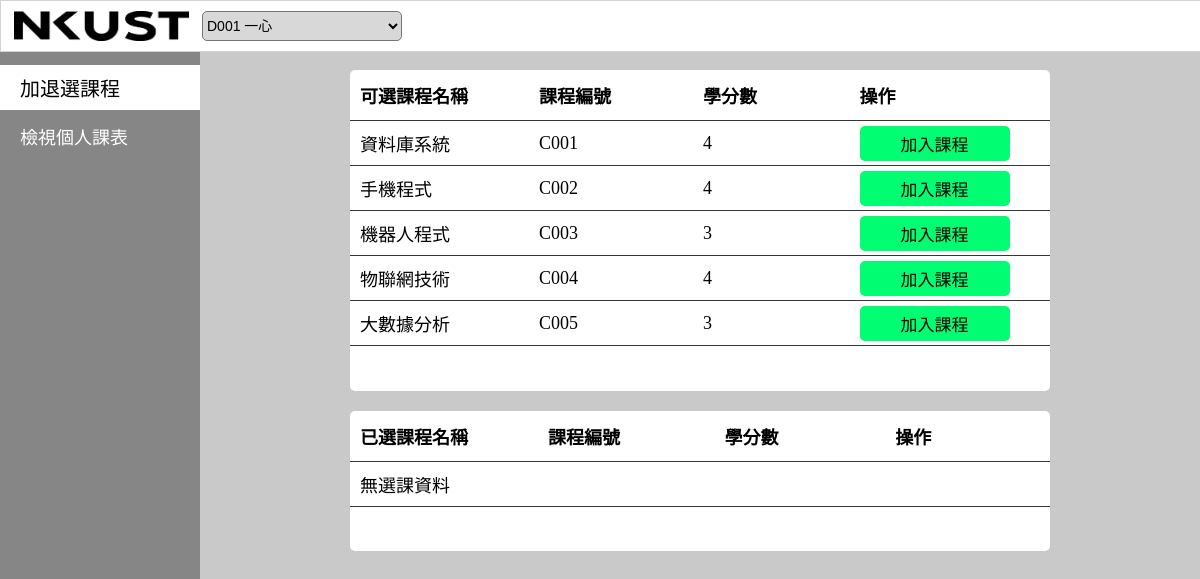
The app's page /student/chose_course.php with its own data.
### tables this page shows
CREATE TABLE `course` (
  `id` char(4) NOT NULL,
  `name` char(10) NOT NULL,
  `credits` int(11) DEFAULT NULL
);

### data_object/course.php (called while the page is built, shortened)
<?php
class course extends mysql_conn
{
    private static $table = "course";
    public function get_unselect($selected_course){
        try{
            $table = $this::$table;
            $in_array = implode("', '", $selected_course);
            $sql = $this::$conn -> prepare("SELECT * FROM $table WHERE id not in ('$in_array')");
            $sql -> execute();
            return $sql -> fetchAll();
        }catch(PDOException $e){
            return $e -> getMessage();
        }
    }
}
?>

### data_object/course_log.php (called while the page is built, shortened)
<?php
class course_log extends mysql_conn
{
    private static $table = 'course_log';
    public function get_by_student_id($id){
        try{
            $table = $this::$table;
            $data = $this::$conn -> query("SELECT * FROM $table WHERE student_id = '".$id."'");
            return $data -> fetchAll();
        }catch (PDOException $e){
            return $e -> getMessage();
        }
    }
}
?>

### student/chose_course.php (the view, shortened to what this page needs)
<html>
    <head>
        <?php
            include (__DIR__."/../head.php");
        ?>
    </head>
    <body>
        <?php
            include (__DIR__."/common_file/topbar.php");
        ?>
        <div class = "content">
        <table class = "course_info">
                <thead>
                    <tr>
                        <th>可選課程名稱</th>
                        <th>課程編號</th>
                        <th>學分數</th>
                        <th>操作</th>
                    </tr>
                </thead>
                <tbody>
                    <?php
                        include_once __DIR__."/../data_object/course.php";
                        include_once __DIR__."/../data_object/course_log.php";
                        $course = new course();
                        $course_log = new course_log();
                        $selected_id = [];
                        $unselect_course = $course -> get_unselect($selected_id);
                        if ($unselect_course == []){
                            echo "<tr>";
                            echo "<td>已無可選課程</td>";
                            echo "<td></td>";
                            echo "<td></td>";
                            echo "<td></td>";
                            echo "</tr>";
                        }else{
                            foreach($unselect_course as $course_data){
                                echo "<tr>";
                                echo "<td>".$course_data['name']."</td>";
                                echo "<td>".$course_data['id']."</td>";
                                echo "<td>".$course_data['credits']."</td>";
                                echo "<td><button class = 'course success' onclick=\"add_course_log('".$_GET["id"]."', '".str_replace(' ', '', $course_data["id"])."')\">加入課程</button></td>";
                                echo "</tr>";
                            }
                        }
                    ?>
                    <tr style = "display: table-row;">
                        <td></td>
                        <td></td>
                        <td></td>
                        <td></td>
                    </tr>
                </tbody>
            </table>
            <table class = "course_info">
                <thead>
                    <tr>
                        <th>已選課程名稱</th>
                        <th>課程編號</th>
                        <th>學分數</th>
                        <th>操作</th>
                    </tr>
                </thead>
                <tbody>
                <?php
                        $data = $course_log -> get_by_student_id($_GET["id"]);
                        if ($data == []){
                            echo "<tr>";
                            echo "<td>無選課資料</td>";
                            echo "<td></td>";
                            echo "<td></td>";
                            echo "<td></td>";
                            echo "</tr>";
                        }
                    ?>
                    <tr style = "display: table-row;">
                        <td></td>
                        <td></td>
                        <td></td>
                        <td></td>
                    </tr>
                </tbody>
            </table>
        </div>
    </body>
</html>

### css/style.css (style rules this page uses)
body { height: 100vh; align-items: center; display: flex; flex-direction: column; justify-content: center; background-color: #C9C9C9; margin: 0px; }
.content { justify-content: center; position: absolute; right: 0%; top: 50px; left: 200px; height: calc(100% - 50px); --pwidth: calc(100% - 200px); width: var(--pwidth); box-sizing: content-box; }
.content .course_info { position: relative; width: calc(var(--pwidth) - 100px); margin: 20px 150px; border-collapse: collapse; border-radius: 5px; overflow-x: auto; }
.course_info td, .course_info th { width: 210px; padding-left: 10px; font-size: 18px; background-color: white; border-bottom: 1px solid rgb(53, 53, 53); white-space:nowrap; }
.course_info td { height: 45px; }
.course_info th:first-child { border-top-left-radius: 5px; }
.course_info th:last-child { border-top-right-radius: 5px; }
.course_info tr:last-child td { border: none; }
.course_info tr:last-child td:first-child { border-bottom-left-radius: 5px; }
.course_info tr:last-child td:last-child { border-bottom-right-radius: 5px; }
.course_info th { padding-top: 12px; padding-bottom: 12px; text-align: left; background-color: white; color: black; }
.course_info button.course { color: rgb(0, 0, 0); font-size: 17px; border-radius: 5px; border: none; width: 150px; height: 35px; margin-right: 10px; transition: 0.5s; }
.course_info button.course.success { background-color: rgb(0, 253, 114); }

### records on screen
course: name "資料庫系統", id "C001", credits "4"
course: name "手機程式", id "C002", credits "4"
course: name "機器人程式", id "C003", credits "3"
course: name "物聯網技術", id "C004", credits "4"
course: name "大數據分析", id "C005", credits "3"

### other values on screen
form field value "D001 一心"
